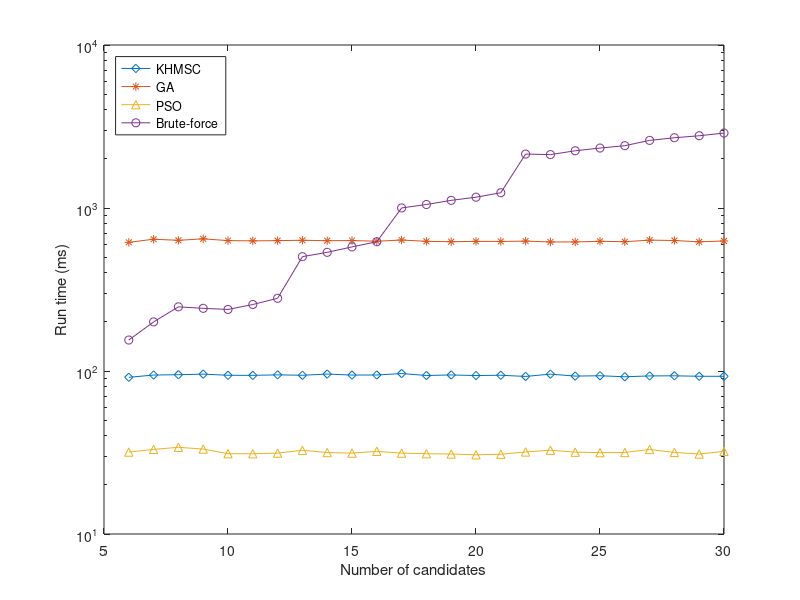

Recreate this plot in MATLAB.
BF = load('Candidates-BruteForce-time.mat', 'time');
KH = load('Candidates-KH-time.mat');
PSO = load('Candidates-PSO-time.mat');
GA = load('Candidates-GA-time.mat');

figure();
x = [6:30];

semilogy(x, 1000.*KH.time, '-d', x, 1000.*GA.time, '-*', x, 1000.*PSO.time, '-^', x, 1000.*BF.time, '-o');
xlabel('Number of candidates');
ylabel('Run time (ms)');
legend('KHMSC', 'GA','PSO', 'Brute-force', 'Location','NorthWest');
